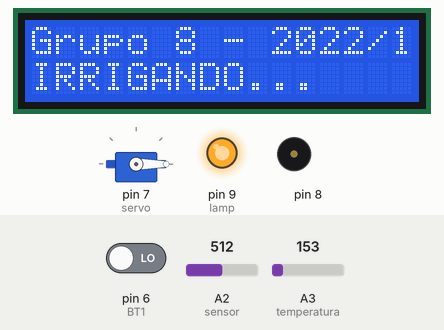
Simulated run of this sketch. Board: Arduino Uno, built with avr-gcc and run on an emulated ATmega328P. Shown: 16×2 character LCD, servo, output pins drawn as LEDs (lit = HIGH), buzzer (waves = sounding). Inputs (shaded band) come from the test bench; at power-on: pin 6 (BT1) LOW, A2 (sensor) = 512, A3 (temperatura) = 153.

Above: at 1.2 s.
1.3 s: pin 6 (BT1) driven HIGH
At 2.2 s:
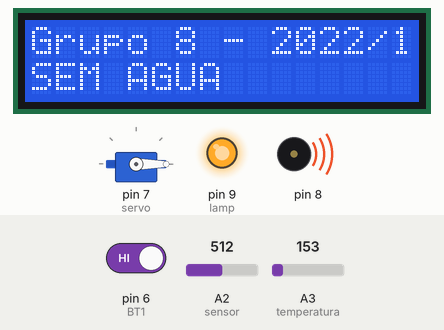
4.3 s: A2 (sensor) set to 492
At 5.7 s:
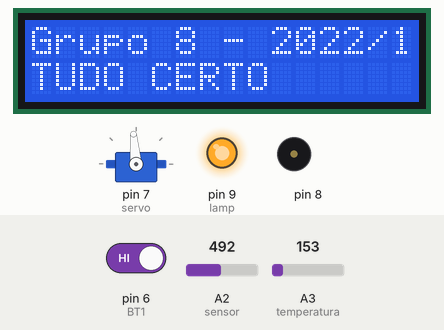
7.3 s: A3 (temperatura) set to 165
At 7.7 s:
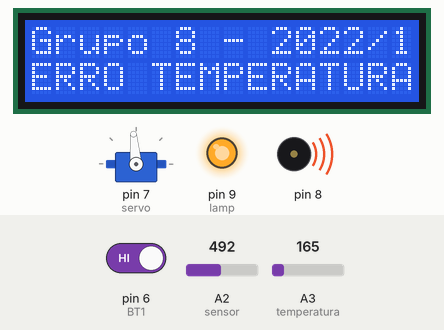
10.3 s: A2 (sensor) set to 510
At 10.7 s:
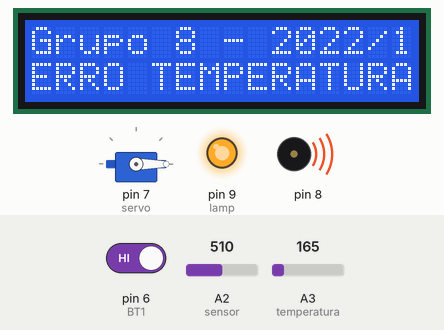
13.3 s: A2 (sensor) set to 490
At 14.2 s:
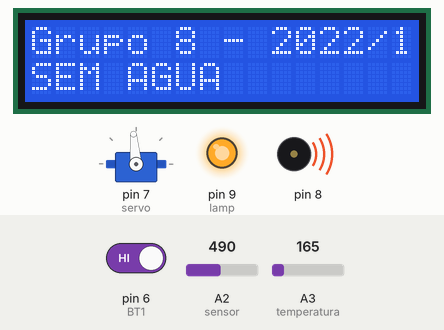
16.3 s: A2 (sensor) set to 511
At 16.7 s:
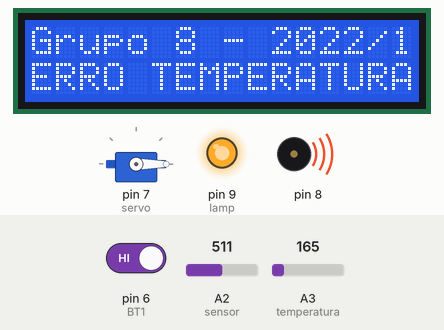
Timing chart, 0 to 20.3 s (numbered marks = the images above; inputs shaded):
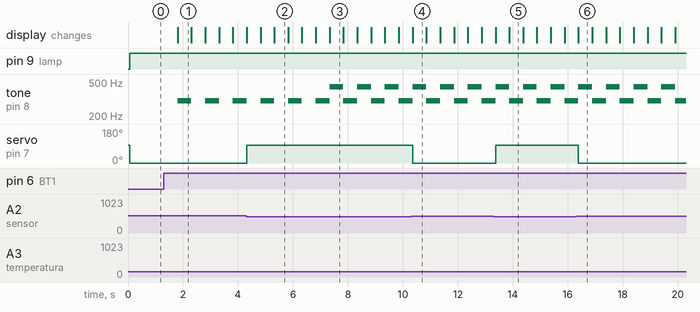

Measured:
- the behaviour switches between 501 and 500 on A2 (sensor) (found by bisection; images 1 and 2)
- after the input at 1.3 s, tone on pin 8: alternates 300 Hz for 0.50 s and silent for 0.50 s, starting after 0.50 s; the display: changes after 0.50 s (image 1)
- after the input at 4.3 s, servo on pin 7 (servo): 0° → 95° at once; the display: first differs from a run without the input after 1.0 s (image 2)
- after the input at 7.3 s, the display: changes at once (image 3)
- after the input at 10.3 s, servo on pin 7 (servo): 95° → 0° after 0.05 s
- after the input at 13.3 s, servo on pin 7 (servo): 0° → 95° after 0.07 s
- after the input at 16.3 s, servo on pin 7 (servo): 95° → 0° after 0.09 s

The sketch:

estufa_adaptado_.ino
```cpp
#include <Servo.h>
#include <LiquidCrystal.h>
LiquidCrystal lcd(12, 11, 5, 4, 3, 2);

//Declaração de variáveis
int TMP;
float VTMP;
Servo servo;
const int lamp = 9;
int sensorReading = 0;
int posicao = 0;
int sensor = A2;
int botao = 0;
#define BT1 6
#define temperatura A3

//Inicialçização LCD
void setup() {
  lcd.begin(16, 2);
  lcd.print("Grupo 8 - 2022/1");
  pinMode (9, OUTPUT);
  pinMode (8, OUTPUT);
  pinMode(sensor, INPUT);
  servo.attach(7);
  servo.write(95);
  pinMode(BT1, INPUT);
}

//
void loop() {
 lcd.setCursor(0, 1);
 temp ();
 LCD ();
 luz ();
 servom ();
 botao1 ();
}

//Funções
void temp() {  //Sensor de temperatura (conversão para leitura)
 VTMP = analogRead (temperatura)*5.0 / 1023;
 TMP = round ((VTMP - 0.5)*100);
}

void LCD() {  //Funcionamento do LCD
  Serial.println(digitalRead(BT1));
  if (botao == 1) {
  lcd.setCursor (0,1);
  lcd.print ("SEM AGUA         ");
  tone(8, 300);
  } else if (TMP < 18 || TMP > 28){
  lcd.setCursor (0,1);
  lcd.print ("ERRO TEMPERATURA");
  tone(8, 440);
  } else if (posicao < 90){
  lcd.print("IRRIGANDO...     ");
  noTone (8);
  } else {
  lcd.setCursor (0,1);
  lcd.print("TUDO CERTO      ");
  noTone (8);
  }
}
void luz() {  //Lâmpada
  digitalWrite(lamp, HIGH);
}

void servom() {  //Funcionamento do servo motor (torneira)
  if (analogRead(sensor) > 500){
  	posicao = 0;
  	servo.write(posicao);
  } else {
  	posicao = 95;
  	servo.write(posicao);
  }
}

void botao1() {
 if (digitalRead(BT1) == HIGH && botao == 0) {
   botao = 1;
   delay(500);
 } else if (digitalRead(BT1) == HIGH && botao == 1) {
   botao = 0;
   delay(500);
 }
}
```
